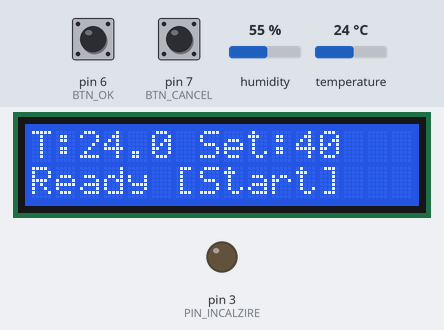
Simulated run of this sketch. Board: Arduino Uno, built with avr-gcc and run on an emulated ATmega328P. On the bench: 16×2 character LCD, output pins drawn as LEDs (lit = HIGH). Inputs (shaded band) come from the test bench; at power-on: pin 7 (BTN_CANCEL) HIGH, pin 6 (BTN_OK) HIGH, temperature 24 °C, humidity 55 %. Random numbers use the default seed unless the sketch sets one; EEPROM starts erased.

Above: at 2.3 s.
2.4 s: pin 7 (BTN_CANCEL) pulled LOW for 0.15 s
At 2.89 s:
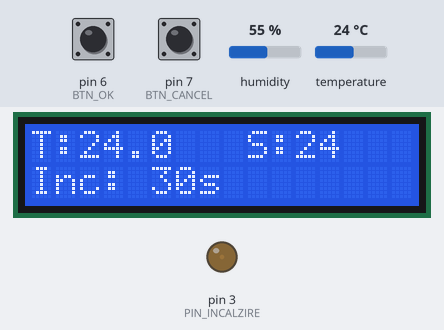
3.1 s: pin 6 (BTN_OK) pulled LOW for 0.15 s
At 3.7 s:
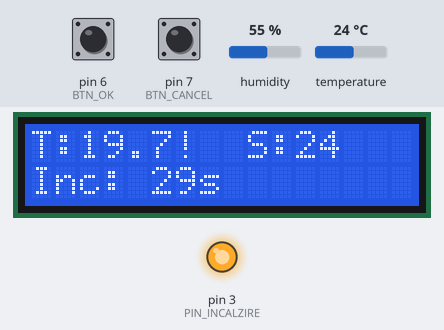
3.8 s: temperature set to 12 °C
At 6.3 s:
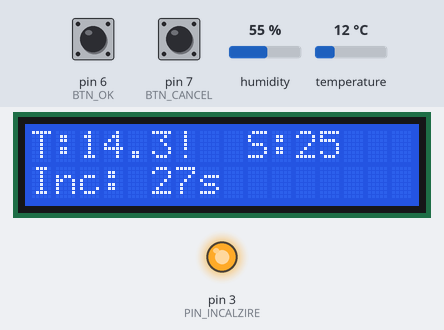
6.6 s: temperature set to 28 °C
At 9.4 s:
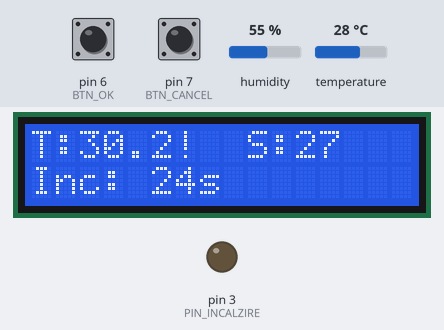
12.2 s: temperature set to 8 °C
At 15.2 s:
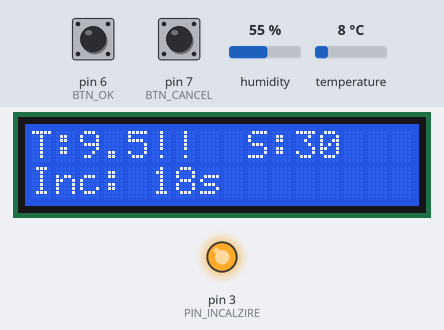
16.3 s: pin 6 (BTN_OK) pulled LOW for 1 s
At 33.4 s:
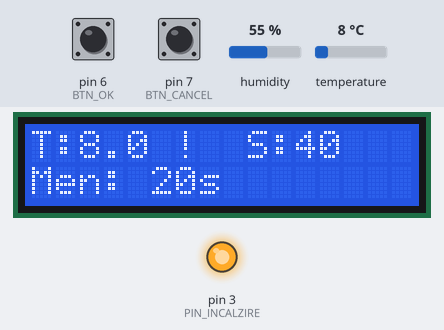
Timing chart, 0 to 34.2 s (numbered marks = the images above; inputs shaded):
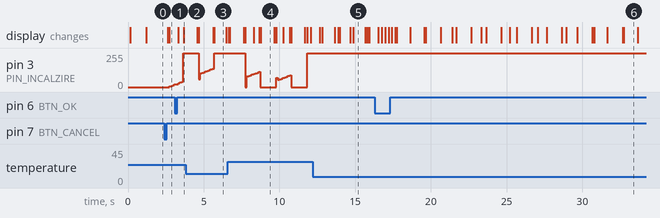

The sketch:

temperature_control.ino
```cpp
#include <Wire.h>
#include <LiquidCrystal_I2C.h>
#include <EEPROM.h>
#include <DHT.h>

// --- HARDWARE ---
LiquidCrystal_I2C lcd(0x27, 16, 2);

// Configurare DHT11
#define DHTPIN A0
#define DHTTYPE DHT11
DHT dht(DHTPIN, DHTTYPE);

const int PIN_INCALZIRE = 3;

// Butoane
const int BTN_OK = 6;
const int BTN_CANCEL = 7;
const int BTN_PLUS = 8;
const int BTN_MINUS = 9;

// --- VARIABILE PARAMETRI ---
float T_set = 40.0;
float Kp = 80.0;
float Ki = 0.5;
float Kd = 1.0;
int t_incalzire = 30;
int t_mentinere = 20;
int t_racire = 30;

// --- VARIABILE INTERNE ---
float T_curenta = 0.0;
float Moving_SetPoint = 0.0;
float Offset_Calibrare = 0.0;

// Perturbatii
bool perturbatie_activa = false;

// PID si Proces
float eroare_anterioara = 0, suma_erori = 0;
unsigned long last_pid_time = 0;
unsigned long timp_start_proces = 0;
float T_start_proces = 0.0;
bool proces_activ = false;

// Timer pentru citirea DHT
unsigned long last_dht_read = 0;

enum StareSistem {
  MENIU_PRINCIPAL, EDIT_TSET, EDIT_KP, EDIT_KI, EDIT_KD,
  EDIT_T_INC, EDIT_T_MEN, EDIT_T_RAC, RULARE_PROCES
};
StareSistem stare = MENIU_PRINCIPAL;

void setup() {
  Serial.begin(9600);
  lcd.init();
  lcd.backlight();
  dht.begin();

  pinMode(PIN_INCALZIRE, OUTPUT);
  pinMode(BTN_OK, INPUT_PULLUP);
  pinMode(BTN_CANCEL, INPUT_PULLUP);
  pinMode(BTN_PLUS, INPUT_PULLUP);
  pinMode(BTN_MINUS, INPUT_PULLUP);

  float check; EEPROM.get(0, check);
  if(!isnan(check) && check > 0 && check < 150) {
      int addr = 0;
      EEPROM.get(addr, T_set); addr += sizeof(float);
      EEPROM.get(addr, Kp);    addr += sizeof(float);
      EEPROM.get(addr, Ki);    addr += sizeof(float);
      EEPROM.get(addr, Kd);    addr += sizeof(float);
      EEPROM.get(addr, t_incalzire); addr += sizeof(int);
      EEPROM.get(addr, t_mentinere); addr += sizeof(int);
      EEPROM.get(addr, t_racire);    addr += sizeof(int);
  } else { salvareEEPROM(); }

  lcd.setCursor(0,0); lcd.print("DHT11 Activat!"); delay(1000); lcd.clear();
}

void loop() {
  citesteSenzorDHT();

  switch (stare) {
    case MENIU_PRINCIPAL:
      analogWrite(PIN_INCALZIRE, 0);
      afisarePrincipala();
      verificaNavigarePrincipal();
      break;

    case EDIT_TSET:  gestioneazaEditare("Set Temp:", T_set, 1.0, EDIT_KP); break;
    case EDIT_KP:    gestioneazaEditare("Set Kp:", Kp, 5.0, EDIT_KI); break;
    case EDIT_KI:    gestioneazaEditare("Set Ki:", Ki, 0.1, EDIT_KD); break;
    case EDIT_KD:    gestioneazaEditare("Set Kd:", Kd, 0.1, EDIT_T_INC); break;
    case EDIT_T_INC: gestioneazaEditareInt("Timp Inc(s):", t_incalzire, 5, EDIT_T_MEN); break;
    case EDIT_T_MEN: gestioneazaEditareInt("Timp Men(s):", t_mentinere, 5, EDIT_T_RAC); break;
    case EDIT_T_RAC: gestioneazaEditareInt("Timp Rac(s):", t_racire, 5, MENIU_PRINCIPAL); break;

    case RULARE_PROCES:
      calculPID_si_Profil();
      afisareRulare();
      verificaNavigareRulare();
      break;
  }
}

void citesteSenzorDHT() {
  if (millis() - last_dht_read > 1000) {
      float t = dht.readTemperature();

      if (!isnan(t)) {
          float temp_reala = t + Offset_Calibrare;

          if (perturbatie_activa && proces_activ) {
             T_curenta = temp_reala + (random(-50, 50) / 10.0);
          } else {
             T_curenta = temp_reala;
          }
      }
      last_dht_read = millis();
  }
}

void salvareEEPROM() {
  int addr = 0;
  EEPROM.put(addr, T_set); addr += sizeof(float);
  EEPROM.put(addr, Kp);    addr += sizeof(float);
  EEPROM.put(addr, Ki);    addr += sizeof(float);
  EEPROM.put(addr, Kd);    addr += sizeof(float);
  EEPROM.put(addr, t_incalzire); addr += sizeof(int);
  EEPROM.put(addr, t_mentinere); addr += sizeof(int);
  EEPROM.put(addr, t_racire);    addr += sizeof(int);
}

void calculPID_si_Profil() {
  unsigned long now = millis();
  if (now - last_pid_time >= 100) {
    float sec = (now - timp_start_proces) / 1000.0;

    if (sec <= t_incalzire) {
        float procent = sec / t_incalzire;
        Moving_SetPoint = T_start_proces + (procent * (T_set - T_start_proces));
    }
    else if (sec <= (t_incalzire + t_mentinere)) {
        Moving_SetPoint = T_set;
    }
    else if (sec <= (t_incalzire + t_mentinere + t_racire)) {
        float timp_in_racire = sec - (t_incalzire + t_mentinere);
        float ramas = 1.0 - (timp_in_racire / t_racire);
        Moving_SetPoint = T_set * ramas;
        if(Moving_SetPoint < T_start_proces) Moving_SetPoint = T_start_proces;
    }
    else {
       proces_activ = false; stare = MENIU_PRINCIPAL;
       analogWrite(PIN_INCALZIRE, 0); return;
    }

    float eroare = Moving_SetPoint - T_curenta;
    float dt = (now - last_pid_time) / 1000.0;
    suma_erori += eroare * dt;
    float derivativa = (eroare - eroare_anterioara) / dt;
    float output = (Kp * eroare) + (Ki * suma_erori) + (Kd * derivativa);
    if (output > 255) output = 255; if (output < 0) output = 0;
    analogWrite(PIN_INCALZIRE, (int)output);
    eroare_anterioara = eroare; last_pid_time = now;
  }
}

void verificaNavigarePrincipal() {
  if (digitalRead(BTN_OK) == LOW) {
    delay(200); lcd.clear(); stare = EDIT_TSET;
  }
  if (digitalRead(BTN_CANCEL) == LOW) {
    delay(200); lcd.clear();
    timp_start_proces = millis(); last_pid_time = millis(); last_dht_read = 0;
    suma_erori = 0; eroare_anterioara = 0;

    float t = dht.readTemperature();
    if(!isnan(t)) T_curenta = t + Offset_Calibrare;
    T_start_proces = T_curenta;
    if(T_start_proces > T_set) T_start_proces = T_curenta;

    proces_activ = true; perturbatie_activa = false;
    stare = RULARE_PROCES;
  }
}

void verificaNavigareRulare() {
  if (digitalRead(BTN_CANCEL) == LOW) {
     delay(200); proces_activ = false; analogWrite(PIN_INCALZIRE, 0);
     stare = MENIU_PRINCIPAL; lcd.clear();
  }
  if (digitalRead(BTN_OK) == LOW) {
     delay(200); perturbatie_activa = !perturbatie_activa;
  }
}

void gestioneazaEditare(String titlu, float &valoare, float pas, StareSistem urmatoareaStare) {
  lcd.setCursor(0,0); lcd.print(titlu);
  lcd.setCursor(0,1); lcd.print(valoare, 1); lcd.print("   [OK]=Next");
  if (digitalRead(BTN_PLUS) == LOW) { valoare += pas; delay(150); }
  if (digitalRead(BTN_MINUS) == LOW) { valoare -= pas; delay(150); }
  if (digitalRead(BTN_OK) == LOW) {
    delay(200); if(urmatoareaStare == MENIU_PRINCIPAL) salvareEEPROM();
    stare = urmatoareaStare; lcd.clear();
  }
}

void gestioneazaEditareInt(String titlu, int &valoare, int pas, StareSistem urmatoareaStare) {
  lcd.setCursor(0,0); lcd.print(titlu);
  lcd.setCursor(0,1); lcd.print(valoare); lcd.print(" sec  ");
  if (digitalRead(BTN_PLUS) == LOW) { valoare += pas; delay(150); }
  if (digitalRead(BTN_MINUS) == LOW) { valoare -= pas; delay(150); }
  if(valoare < 0) valoare = 0;
  if (digitalRead(BTN_OK) == LOW) {
    delay(200); if(urmatoareaStare == MENIU_PRINCIPAL) salvareEEPROM();
    stare = urmatoareaStare; lcd.clear();
  }
}

void afisarePrincipala() {
  lcd.setCursor(0,0); lcd.print("T:"); lcd.print(T_curenta, 1); lcd.print(" Set:"); lcd.print((int)T_set);
  lcd.setCursor(0,1); lcd.print("Ready [Start]");
}

void afisareRulare() {
  float sec = (millis() - timp_start_proces) / 1000.0;
  lcd.setCursor(0,0);
  lcd.print("T:"); lcd.print(T_curenta, 1);
  if(perturbatie_activa) lcd.print("!"); else lcd.print(" ");
  lcd.setCursor(9,0); lcd.print("S:"); lcd.print((int)Moving_SetPoint); lcd.print(" ");
  lcd.setCursor(0,1);
  if (sec <= t_incalzire) { lcd.print("Inc: "); lcd.print(t_incalzire - (int)sec); lcd.print("s "); }
  else if (sec <= (t_incalzire + t_mentinere)) { lcd.print("Men: "); lcd.print((t_incalzire + t_mentinere) - (int)sec); lcd.print("s "); }
  else { lcd.print("Rac: "); lcd.print((t_incalzire + t_mentinere + t_racire) - (int)sec); lcd.print("s "); }
}
```

Measured:
- after the input at 2.4 s, pin 3 (PIN_INCALZIRE): 0/255 → 5/255 after 0.33 s, → 9/255 0.11 s later, → 14/255 0.11 s later, → 19/255 0.11 s later; the display: first changes after 0.22 s (image 1 shows a later state)
- after the input at 6.6 s, pin 3 (PIN_INCALZIRE): 255/255 → 0/255 after 1.1 s, → 79/255 0.11 s later, → 84/255 0.11 s later, → 89/255 0.11 s later, … (21 changes in this stretch)
- what the display in image 3 shows lasts 0.8 s, from 5.7 s to 6.5 s
- what the display in image 4 shows lasts 1.0 s, from 8.7 s to 9.7 s
